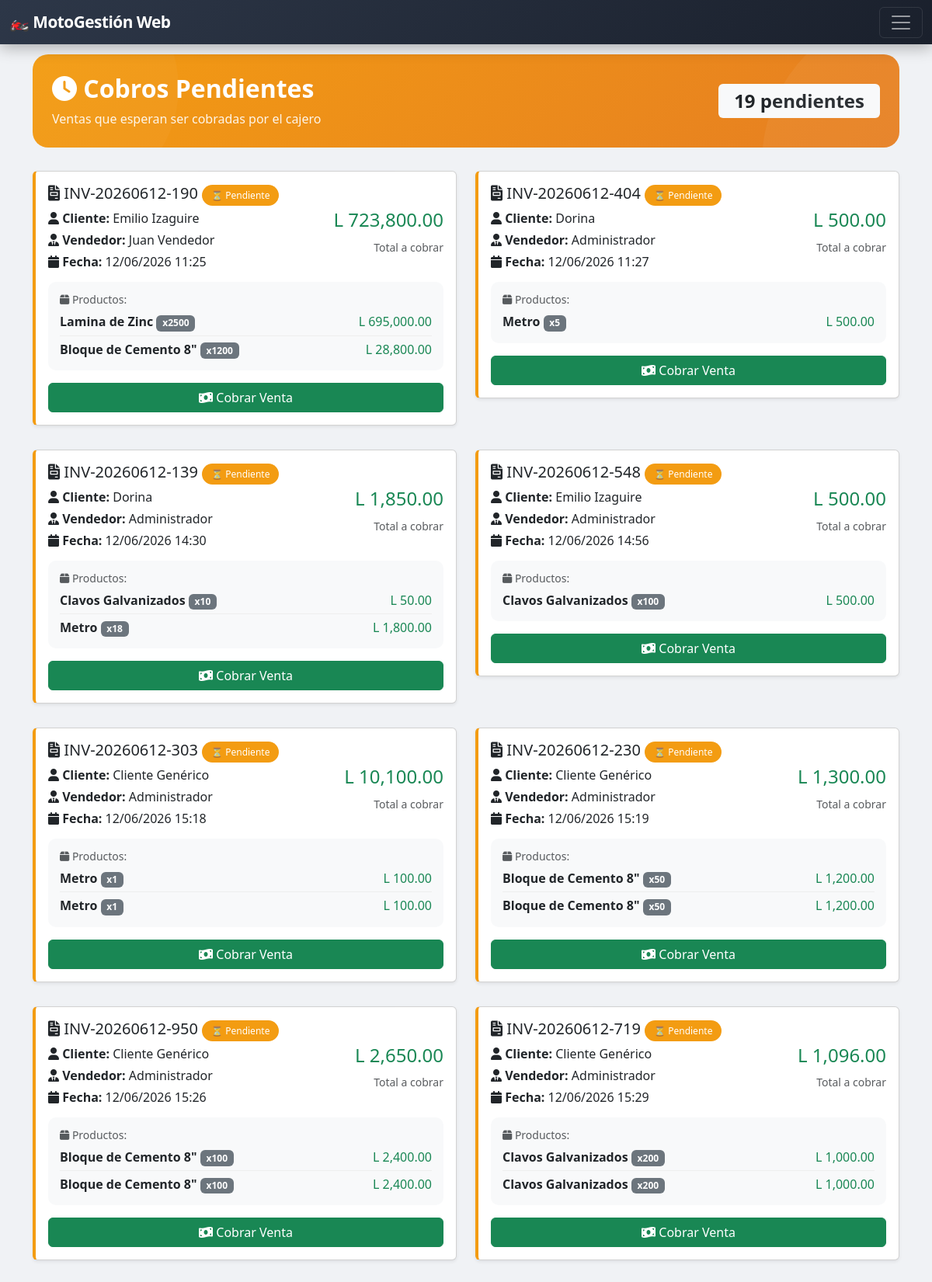
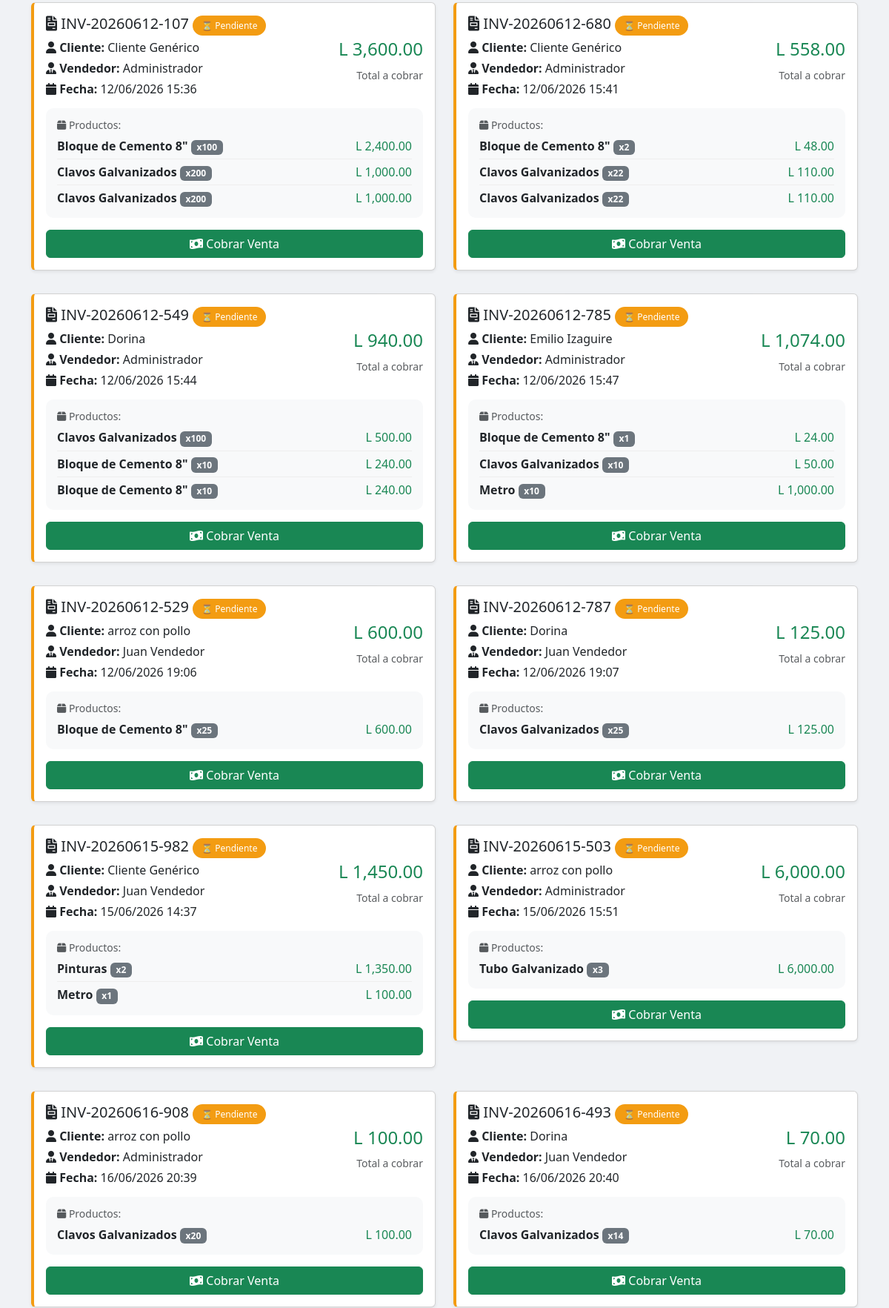
/pending.php (signed in, upper part), run on the app's committed database (2 pictures, top to bottom).
### tables this page shows
CREATE TABLE `sales` (
  `id` int(11) NOT NULL,
  `invoice_number` varchar(50) NOT NULL,
  `client_id` int(11) DEFAULT NULL,
  `sale_date` datetime DEFAULT current_timestamp(),
  `total` decimal(10,2) NOT NULL,
  `subtotal` decimal(10,2) DEFAULT 0.00,
  `tax` decimal(10,2) DEFAULT 0.00,
  `tax_rate` decimal(5,2) DEFAULT 15.00,
  `total_cost` decimal(10,2) DEFAULT 0.00,
  `total_profit` decimal(10,2) DEFAULT 0.00,
  `user_id` int(11) NOT NULL,
  `status` enum('pendiente','pagado','cancelado') DEFAULT 'pendiente',
  `payment_method` varchar(50) DEFAULT NULL,
  `change_amount` decimal(10,2) DEFAULT 0.00,
  `payment_date` datetime DEFAULT NULL,
  `cashier_id` int(11) DEFAULT NULL,
  `cashier_name` varchar(100) DEFAULT NULL
);

CREATE TABLE `clients` (
  `id` int(11) NOT NULL,
  `name` varchar(100) NOT NULL,
  `email` varchar(100) DEFAULT NULL,
  `phone` varchar(20) DEFAULT NULL,
  `address` text DEFAULT NULL,
  `created_at` timestamp NULL DEFAULT current_timestamp()
);

CREATE TABLE `users` (
  `id` int(11) NOT NULL,
  `username` varchar(50) NOT NULL,
  `password` varchar(255) NOT NULL,
  `fullname` varchar(100) NOT NULL,
  `role` enum('admin','seller','superadmin','finance','inventory','cashier') DEFAULT 'seller',
  `created_at` timestamp NULL DEFAULT current_timestamp()
);

### pending.php (the view, shortened to what this page needs)
<?php
require_once '../../config/database.php';
$sales = $pdo->query("
    SELECT s.*, c.name as client_name, u.fullname as user_name
    FROM sales s
    LEFT JOIN clients c ON s.client_id = c.id
    LEFT JOIN users u ON s.user_id = u.id
    WHERE s.status = 'pendiente'
    ORDER BY s.sale_date ASC
")->fetchAll();
foreach ($sales as &$sale) {
    $details = $pdo->prepare("
        SELECT p.name as product_name, sd.quantity, sd.unit_price, sd.subtotal
        FROM sale_details sd
        JOIN products p ON sd.product_id = p.id
        WHERE sd.sale_id = ?
    ");
    $details->execute([$sale['id']]);
    $sale['products'] = $details->fetchAll();
}
include '../../includes/header.php';
?>
<div class="container mt-4">
    <div class="welcome-banner">
        <div class="row align-items-center">
            <div class="col-md-8">
                <h2><i class="fas fa-clock"></i> Cobros Pendientes</h2>
                <p class="mb-0">Ventas que esperan ser cobradas por el cajero</p>
            </div>
            <div class="col-md-4 text-end">
                <span class="badge bg-light text-dark" style="font-size: 24px; padding: 10px 20px;">
                    <?= count($sales) ?> pendientes
                </span>
            </div>
        </div>
    </div>
    <?php if (empty($sales)): ?>
        <div class="alert alert-success text-center">
            <i class="fas fa-check-circle fa-3x d-block mb-2"></i>
            <h4>¡No hay ventas pendientes!</h4>
            <p>Todas las ventas han sido cobradas.</p>
        </div>
    <?php else: ?>
        <div class="row">
            <?php foreach ($sales as $s): ?>
                <div class="col-md-6 mb-3">
                    <div class="card pending-card shadow-sm">
                        <div class="card-body">
                            <div class="d-flex justify-content-between align-items-start">
                                <div style="flex: 1;">
                                    <h5 class="card-title">
                                        <i class="fas fa-file-invoice"></i> <?= htmlspecialchars($s['invoice_number']) ?>
                                        <span class="badge-pendiente">⏳ Pendiente</span>
                                    </h5>
                                    <div class="row mt-2">
                                        <div class="col-6">
                                            <p class="card-text mb-1">
                                                <strong><i class="fas fa-user"></i> Cliente:</strong>
                                                <?= htmlspecialchars($s['client_name'] ?? 'Cliente Genérico') ?>
                                            </p>
                                            <p class="card-text mb-1">
                                                <strong><i class="fas fa-user-tie"></i> Vendedor:</strong>
                                                <?= htmlspecialchars($s['user_name']) ?>
                                            </p>
                                            <p class="card-text mb-1">
                                                <strong><i class="fas fa-calendar"></i> Fecha:</strong>
                                                <?= date('d/m/Y H:i', strtotime($s['sale_date'])) ?>
                                            </p>
                                        </div>
                                        <div class="col-6 text-end">
                                            <h4 class="text-success">L <?= number_format($s['total'], 2) ?></h4>
                                            <small class="text-muted">Total a cobrar</small>
                                        </div>
                                    </div>
                                    <div class="product-list">
                                        <small class="text-muted"><i class="fas fa-box"></i> Productos:</small>
                                        <?php foreach ($s['products'] as $product): ?>
                                            <div class="product-item">
                                                <span>
                                                    <strong><?= htmlspecialchars($product['product_name']) ?></strong>
                                                    <span class="badge bg-secondary">x<?= $product['quantity'] ?></span>
                                                </span>
                                                <span class="text-success">L <?= number_format($product['subtotal'], 2) ?></span>
                                            </div>
                                        <?php endforeach; ?>
                                    </div>
                                </div>
                            </div>
                            <div class="mt-3">
                                <a href="invoice_detail.php?id=<?= $s['id'] ?>&action=cobrar" class="btn btn-success w-100">
                                    <i class="fas fa-money-bill-wave"></i> Cobrar Venta
                                </a>
                            </div>
                        </div>
                    </div>
                </div>
            <?php endforeach; ?>
        </div>
    <?php endif; ?>
</div>
<?php include '../../includes/footer.php'; ?>

### style.css (style rules this page uses)
:root { --primary: #667eea; --primary-dark: #5a67d8; --primary-gradient: linear-gradient(135deg, #667eea 0%, #764ba2 100%); --primary-light: #7c8cf5; --secondary: #764ba2; --success: #48bb78; --warning: #ed8936; --danger: #fc8181; --info: #63b3ed; --dark: #2d3748; --light: #f7fafc; --shadow: 0 10px 40px rgba(102, 126, 234, 0.15); --shadow-hover: 0 20px 60px rgba(102, 126, 234, 0.25); --radius: 20px; --radius-sm: 12px; }
body { background: #f0f2f5; font-family: 'Segoe UI', system-ui, -apple-system, sans-serif; color: #2d3748; }
.welcome-banner { background: var(--primary-gradient); border-radius: var(--radius); padding: 32px 40px; color: white; margin-bottom: 30px; position: relative; overflow: hidden; }
.welcome-banner::before { content: ''; position: absolute; top: -50%; right: -20%; width: 400px; height: 400px; background: rgba(255, 255, 255, 0.05); border-radius: 50%; }
.welcome-banner::after { content: ''; position: absolute; bottom: -60%; left: -10%; width: 300px; height: 300px; background: rgba(255, 255, 255, 0.03); border-radius: 50%; }
.welcome-banner h2 { font-weight: 700; position: relative; z-index: 1; }
.welcome-banner p { opacity: 0.9; position: relative; z-index: 1; }
.badge-pendiente { background: #fef3c7; color: #d69e2e; }

### header.php (style rules this page uses)
.fas, .far, .fab { font-family: "Font Awesome 6 Free"; }
.fas { font-weight: 900; }

### pending.php (style rules this page uses)
.pending-card { border-left: 4px solid #f39c12; transition: transform 0.2s; margin-bottom: 15px; }
.welcome-banner { background: linear-gradient(135deg, #f39c12 0%, #e67e22 100%); border-radius: 20px; padding: 25px; color: white; margin-bottom: 30px; }
.product-list { background: #f8f9fa; border-radius: 10px; padding: 10px 15px; margin-top: 10px; }
.product-item { display: flex; justify-content: space-between; padding: 5px 0; border-bottom: 1px solid #eee; }
.product-item:last-child { border-bottom: none; }
.badge-pendiente { background: #f39c12; color: white; padding: 5px 12px; border-radius: 20px; font-size: 12px; }

### data on the page
sales: invoice_number "INV-20260612-190", client.name "Emilio Izaguire", user.fullname "Juan Vendedor", sale_date "12/06/2026 11:25", total "723,800.00", product_name "Lamina de Zinc", quantity "2500", subtotal "695,000.00", product_name "Bloque de Cemento 8\"", quantity "1200", subtotal "28,800.00"
sales: invoice_number "INV-20260612-404", client.name "Dorina", user.fullname "Administrador", sale_date "12/06/2026 11:27", total "500.00", product_name "Metro", quantity "5", subtotal "500.00"
sales: invoice_number "INV-20260612-139", client.name "Dorina", user.fullname "Administrador", sale_date "12/06/2026 14:30", total "1,850.00", product_name "Clavos Galvanizados", quantity "10", subtotal "50.00", product_name "Metro", quantity "18", subtotal "1,800.00"
sales: invoice_number "INV-20260612-548", client.name "Emilio Izaguire", user.fullname "Administrador", sale_date "12/06/2026 14:56", total "500.00", product_name "Clavos Galvanizados", quantity "100", subtotal "500.00"
sales: invoice_number "INV-20260612-303", client_name "Cliente Genérico", user.fullname "Administrador", sale_date "12/06/2026 15:18", total "10,100.00", product_name "Metro", quantity "1", subtotal "100.00"
sales: invoice_number "INV-20260612-230", client_name "Cliente Genérico", user.fullname "Administrador", sale_date "12/06/2026 15:19", total "1,300.00", product_name "Bloque de Cemento 8\"", quantity "50", subtotal "1,200.00"
sales: invoice_number "INV-20260612-950", client_name "Cliente Genérico", user.fullname "Administrador", sale_date "12/06/2026 15:26", total "2,650.00", product_name "Bloque de Cemento 8\"", quantity "100", subtotal "2,400.00"
sales: invoice_number "INV-20260612-719", client_name "Cliente Genérico", user.fullname "Administrador", sale_date "12/06/2026 15:29", total "1,096.00", product_name "Clavos Galvanizados", quantity "200", subtotal "1,000.00"
sales: invoice_number "INV-20260612-107", client_name "Cliente Genérico", user.fullname "Administrador", sale_date "12/06/2026 15:36", total "3,600.00", product_name "Bloque de Cemento 8\"", quantity "100", subtotal "2,400.00", product_name "Clavos Galvanizados", quantity "200", subtotal "1,000.00"
sales: invoice_number "INV-20260612-680", client_name "Cliente Genérico", user.fullname "Administrador", sale_date "12/06/2026 15:41", total "558.00", product_name "Bloque de Cemento 8\"", quantity "2", subtotal "48.00", product_name "Clavos Galvanizados", quantity "22", subtotal "110.00"
sales: invoice_number "INV-20260612-549", client.name "Dorina", user.fullname "Administrador", sale_date "12/06/2026 15:44", total "940.00", product_name "Clavos Galvanizados", quantity "100", subtotal "500.00", product_name "Bloque de Cemento 8\"", quantity "10", subtotal "240.00"
sales: invoice_number "INV-20260612-785", client.name "Emilio Izaguire", user.fullname "Administrador", sale_date "12/06/2026 15:47", total "1,074.00", product_name "Bloque de Cemento 8\"", quantity "1", subtotal "24.00", product_name "Clavos Galvanizados", quantity "10", subtotal "50.00", product_name "Metro", subtotal "1,000.00"
sales: invoice_number "INV-20260612-529", client.name "arroz con pollo", user.fullname "Juan Vendedor", sale_date "12/06/2026 19:06", total "600.00", product_name "Bloque de Cemento 8\"", quantity "25", subtotal "600.00"
sales: invoice_number "INV-20260612-787", client.name "Dorina", user.fullname "Juan Vendedor", sale_date "12/06/2026 19:07", total "125.00", product_name "Clavos Galvanizados", quantity "25", subtotal "125.00"
sales: invoice_number "INV-20260615-982", client_name "Cliente Genérico", user.fullname "Juan Vendedor", sale_date "15/06/2026 14:37", total "1,450.00", product_name "Pinturas", quantity "2", subtotal "1,350.00", product_name "Metro", quantity "1", subtotal "100.00"
sales: invoice_number "INV-20260615-503", client.name "arroz con pollo", user.fullname "Administrador", sale_date "15/06/2026 15:51", total "6,000.00", product_name "Tubo Galvanizado", quantity "3", subtotal "6,000.00"
sales: invoice_number "INV-20260616-908", client.name "arroz con pollo", user.fullname "Administrador", sale_date "16/06/2026 20:39", total "100.00", product_name "Clavos Galvanizados", quantity "20", subtotal "100.00"
sales: invoice_number "INV-20260616-493", client.name "Dorina", user.fullname "Juan Vendedor", sale_date "16/06/2026 20:40", total "70.00", product_name "Clavos Galvanizados", quantity "14", subtotal "70.00"

### other printed values
count($sales) "19"
